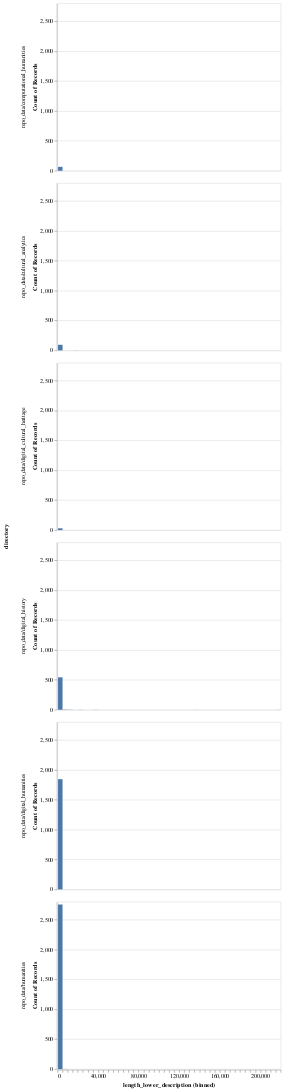

The cell this chart's notebook holds for it:
### Code cell
alt.Chart(combined_df[combined_df.directory.str.contains('public') == False][['length_lower_description', 'directory']]).mark_bar().encode(
    alt.X('length_lower_description:Q', bin=alt.Bin(maxbins=100)),
    y='count()',
    row='directory'
)

### Figure 1 — Vega-Lite specification as saved in the notebook (floating-point values rounded to 4 significant figures; data arrays with more than 128 entries replaced by an {"elided": "..."} marker saying what was removed)
{"config": {"view": {"continuousWidth": 400, "continuousHeight": 300}}, "data": {"name": "data-7ec5c0a513cc8f540ca85d83950d1072"}, "mark": "bar", "encoding": {"row": {"field": "directory", "type": "nominal"}, "x": {"bin": {"maxbins": 100}, "field": "length_lower_description", "type": "quantitative"}, "y": {"aggregate": "count", "type": "quantitative"}}, "$schema": "https://vega.github.io/schema/vega-lite/v4.17.0.json", "datasets": {"data-7ec5c0a513cc8f540ca85d83950d1072": {"elided": "6056 records"}}}
